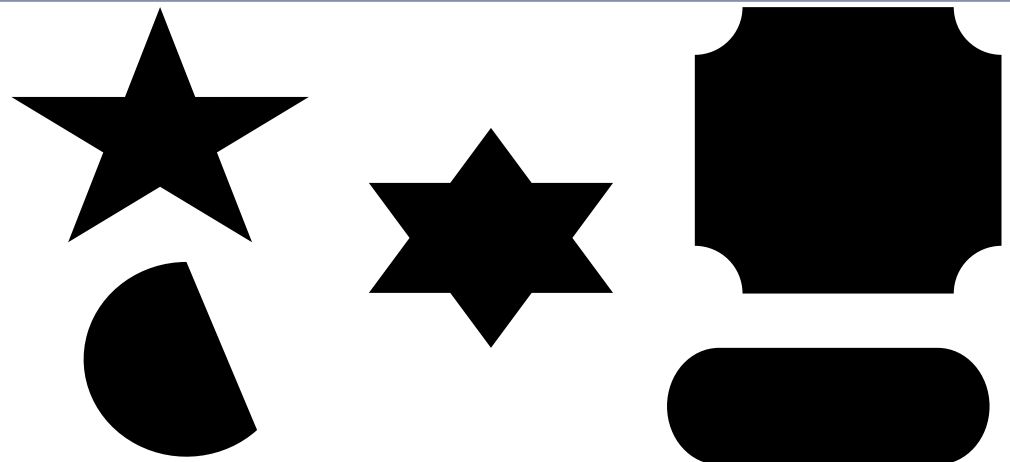
#> input picture BT04/images/cau2.png, 1010 x 462 px
$ python Cau2.py
#> lines starting #> are read from the running program, lines starting #| are printed output that depends on the picture; after the words box and inside, x2 and y2 are one past the last pixel; in counts of white or black regions, pixels touching at a corner belong together
# -*- coding: utf-8 -*-
"""
Created on Wed Apr 20 17:04:24 2022

@author: ngomi
"""


import cv2 as cv2
import numpy as np
from matplotlib import pyplot as plt

img = cv2.imread('./images/cau2.png', 0)
#> img: shape (462, 1010); min 0, max 255, mean 152
img = 255 - img
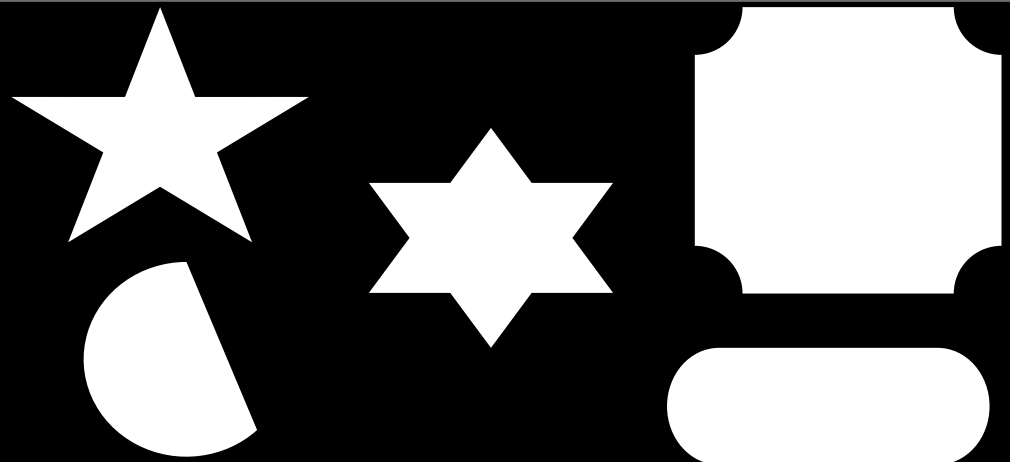
#> img: shape (462, 1010); min 0, max 255, mean 103
threshval = 100; n = 255
retval, imB = cv2.threshold(img, threshval, n, cv2.THRESH_BINARY)
#> imB: shape (462, 1010); 40.5% white; 6 white regions, box (x1, y1, x2, y2) and area: (695, 7, 1002, 294) 80899, (667, 348, 990, 462) 34433, (369, 128, 613, 347) 26908, (84, 262, 257, 457) 22995, (12, 8, 308, 242) 22890, (0, 0, 1010, 1) 1010
#> retval = 100

kernel = np.ones((3,3), np.uint8)
kernel[0][0] = 1
kernel[1][1] = 1
kernel[2][2] = 1

erode = cv2.erode(imB, kernel, iterations = 5)
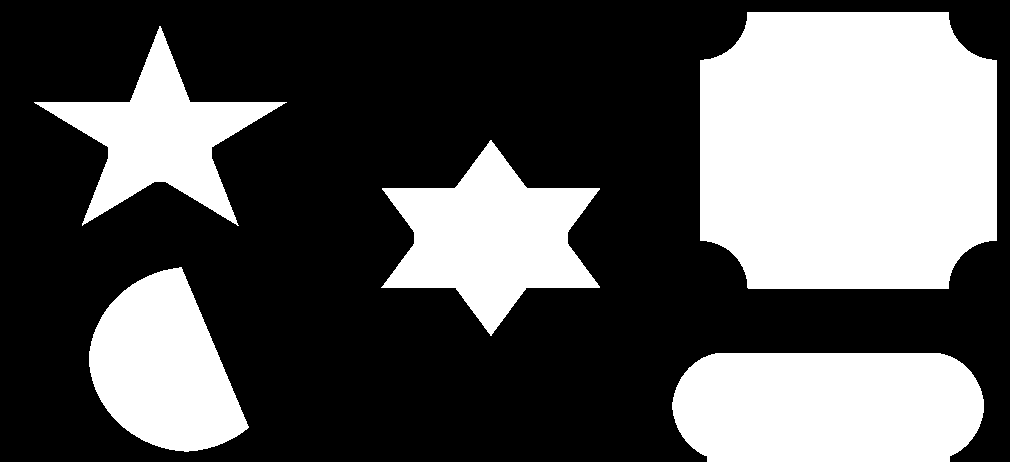
#> erode: shape (462, 1010); 35.2% white; 5 white regions, box (x1, y1, x2, y2) and area: (700, 12, 997, 289) 75059, (672, 353, 984, 462) 31379, (381, 140, 600, 336) 21773, (89, 267, 249, 452) 19428, (34, 26, 287, 226) 16819
result = imB - erode
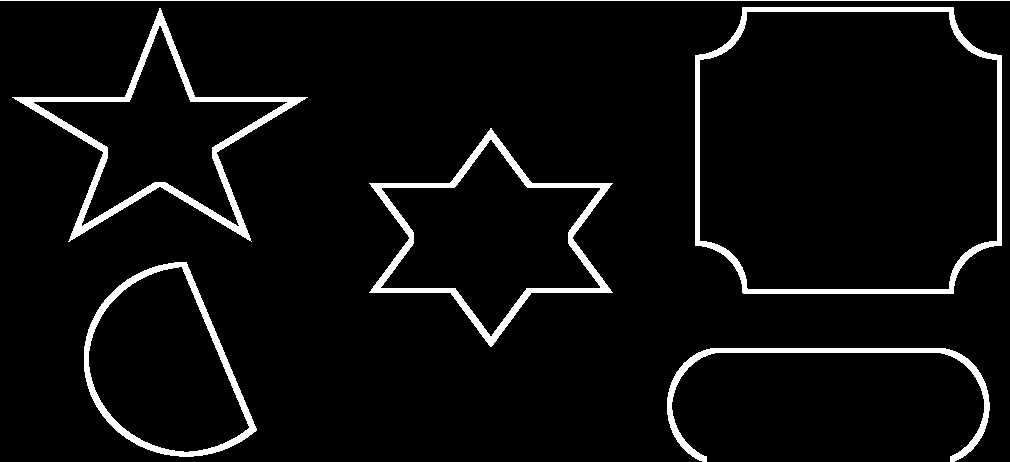
#> result: shape (462, 1010); 5.3% white; 6 white regions, box (x1, y1, x2, y2) and area: (12, 8, 308, 242) 6071, (695, 7, 1002, 294) 5840, (369, 128, 613, 347) 5135, (84, 262, 257, 457) 3567, (667, 348, 990, 462) 3054, (0, 0, 1010, 1) 1010

plt.figure(dpi=300)
plt.axis('off')
plt.imshow(imB,cmap=plt.cm.gray)
plt.figure(dpi=300)
plt.axis('off')
plt.imshow(result,cmap=plt.cm.gray)
